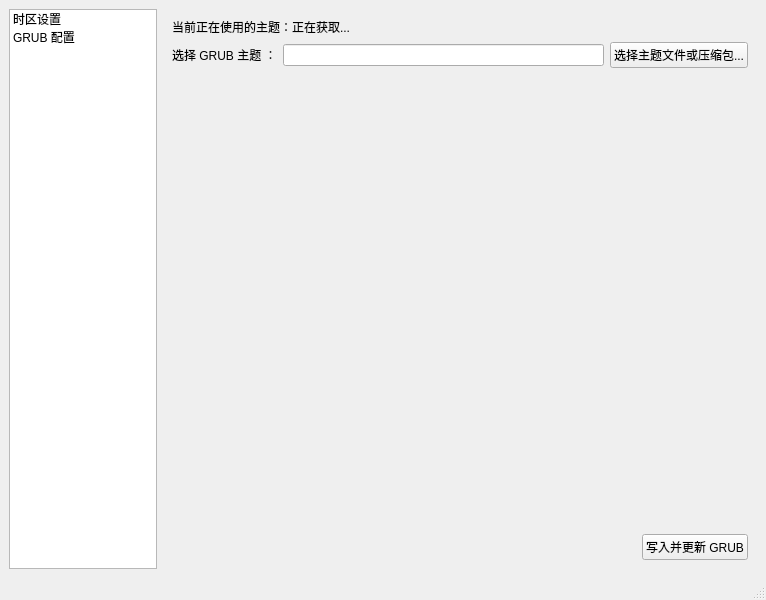
<?xml version="1.0" encoding="UTF-8"?>
<ui version="4.0">
 <class>MainWindow</class>
 <widget class="QMainWindow" name="MainWindow">
  <property name="geometry">
   <rect>
    <x>0</x>
    <y>0</y>
    <width>766</width>
    <height>600</height>
   </rect>
  </property>
  <property name="windowTitle">
   <string>MainWindow</string>
  </property>
  <widget class="QWidget" name="centralwidget">
   <layout class="QVBoxLayout" name="verticalLayout">
    <item>
     <layout class="QHBoxLayout" name="horizontalLayout" stretch="1,4">
      <item>
       <widget class="QListWidget" name="nav_list">
        <item>
         <property name="text">
          <string>时区设置</string>
         </property>
        </item>
        <item>
         <property name="text">
          <string>GRUB 配置</string>
         </property>
        </item>
       </widget>
      </item>
      <item>
       <widget class="QStackedWidget" name="content_stack">
        <property name="currentIndex">
         <number>1</number>
        </property>
        <widget class="QWidget" name="page">
         <layout class="QVBoxLayout" name="verticalLayout_3">
          <item>
           <layout class="QFormLayout" name="formLayout">
            <item row="0" column="0">
             <widget class="QLabel" name="label">
              <property name="text">
               <string>当前系统时区</string>
              </property>
             </widget>
            </item>
            <item row="0" column="1">
             <widget class="QLabel" name="current_zone_lbl">
              <property name="text">
               <string>加载中...</string>
              </property>
             </widget>
            </item>
            <item row="1" column="0">
             <widget class="QLabel" name="label_2">
              <property name="text">
               <string>修改为</string>
              </property>
             </widget>
            </item>
            <item row="1" column="1">
             <widget class="QComboBox" name="timezone_combo"/>
            </item>
           </layout>
          </item>
          <item>
           <spacer name="verticalSpacer_2">
            <property name="orientation">
             <enum>Qt::Orientation::Vertical</enum>
            </property>
            <property name="sizeHint" stdset="0">
             <size>
              <width>20</width>
              <height>408</height>
             </size>
            </property>
           </spacer>
          </item>
          <item>
           <layout class="QHBoxLayout" name="horizontalLayout_2">
            <item>
             <spacer name="horizontalSpacer">
              <property name="orientation">
               <enum>Qt::Orientation::Horizontal</enum>
              </property>
              <property name="sizeHint" stdset="0">
               <size>
                <width>40</width>
                <height>20</height>
               </size>
              </property>
             </spacer>
            </item>
            <item>
             <widget class="QPushButton" name="apply_btn">
              <property name="text">
               <string>完成</string>
              </property>
             </widget>
            </item>
           </layout>
          </item>
         </layout>
        </widget>
        <widget class="QWidget" name="page_2">
         <layout class="QVBoxLayout" name="verticalLayout_2">
          <item>
           <widget class="QLabel" name="current_grub_lbl">
            <property name="text">
             <string>当前正在使用的主题：正在获取...</string>
            </property>
           </widget>
          </item>
          <item>
           <layout class="QHBoxLayout" name="horizontalLayout_3">
            <item>
             <widget class="QLabel" name="label_3">
              <property name="text">
               <string>选择 GRUB 主题 ：</string>
              </property>
             </widget>
            </item>
            <item>
             <widget class="QLineEdit" name="grub_path_edit"/>
            </item>
            <item>
             <widget class="QPushButton" name="grub_browse_btn">
              <property name="text">
               <string>选择主题文件或压缩包...</string>
              </property>
             </widget>
            </item>
           </layout>
          </item>
          <item>
           <spacer name="verticalSpacer">
            <property name="orientation">
             <enum>Qt::Orientation::Vertical</enum>
            </property>
            <property name="sizeHint" stdset="0">
             <size>
              <width>20</width>
              <height>429</height>
             </size>
            </property>
           </spacer>
          </item>
          <item>
           <layout class="QHBoxLayout" name="horizontalLayout_4">
            <item>
             <spacer name="horizontalSpacer_2">
              <property name="orientation">
               <enum>Qt::Orientation::Horizontal</enum>
              </property>
              <property name="sizeHint" stdset="0">
               <size>
                <width>40</width>
                <height>20</height>
               </size>
              </property>
             </spacer>
            </item>
            <item>
             <widget class="QPushButton" name="grub_apply_btn">
              <property name="text">
               <string>写入并更新 GRUB</string>
              </property>
             </widget>
            </item>
           </layout>
          </item>
         </layout>
        </widget>
       </widget>
      </item>
     </layout>
    </item>
   </layout>
  </widget>
  <widget class="QMenuBar" name="menubar">
   <property name="geometry">
    <rect>
     <x>0</x>
     <y>0</y>
     <width>766</width>
     <height>31</height>
    </rect>
   </property>
  </widget>
  <widget class="QStatusBar" name="statusbar"/>
 </widget>
 <resources/>
 <connections/>
</ui>
